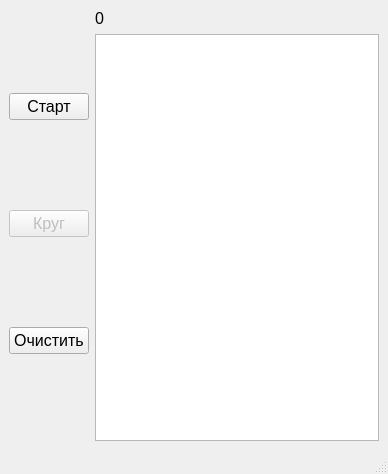
<?xml version="1.0" encoding="UTF-8"?>
<ui version="4.0">
 <class>MainWindow</class>
 <widget class="QMainWindow" name="MainWindow">
  <property name="geometry">
   <rect>
    <x>0</x>
    <y>0</y>
    <width>388</width>
    <height>474</height>
   </rect>
  </property>
  <property name="font">
   <font>
    <pointsize>12</pointsize>
   </font>
  </property>
  <property name="windowTitle">
   <string>MainWindow</string>
  </property>
  <widget class="QWidget" name="centralwidget">
   <layout class="QVBoxLayout" name="verticalLayout">
    <item>
     <layout class="QGridLayout" name="gridLayout">
      <item row="0" column="1">
       <widget class="QLabel" name="lbl_time">
        <property name="text">
         <string>0</string>
        </property>
       </widget>
      </item>
      <item row="0" column="0" rowspan="2">
       <layout class="QVBoxLayout" name="verticalLayout_2">
        <item>
         <widget class="QPushButton" name="btn_start">
          <property name="text">
           <string>Старт</string>
          </property>
         </widget>
        </item>
        <item>
         <widget class="QPushButton" name="btn_circle">
          <property name="enabled">
           <bool>false</bool>
          </property>
          <property name="text">
           <string>Круг</string>
          </property>
         </widget>
        </item>
        <item>
         <widget class="QPushButton" name="btn_clear">
          <property name="text">
           <string>Очистить</string>
          </property>
         </widget>
        </item>
       </layout>
      </item>
      <item row="1" column="1">
       <widget class="QTextBrowser" name="tbr_circles"/>
      </item>
     </layout>
    </item>
   </layout>
  </widget>
  <widget class="QMenuBar" name="menubar">
   <property name="geometry">
    <rect>
     <x>0</x>
     <y>0</y>
     <width>388</width>
     <height>33</height>
    </rect>
   </property>
  </widget>
  <widget class="QStatusBar" name="statusbar"/>
 </widget>
 <resources/>
 <connections/>
</ui>
